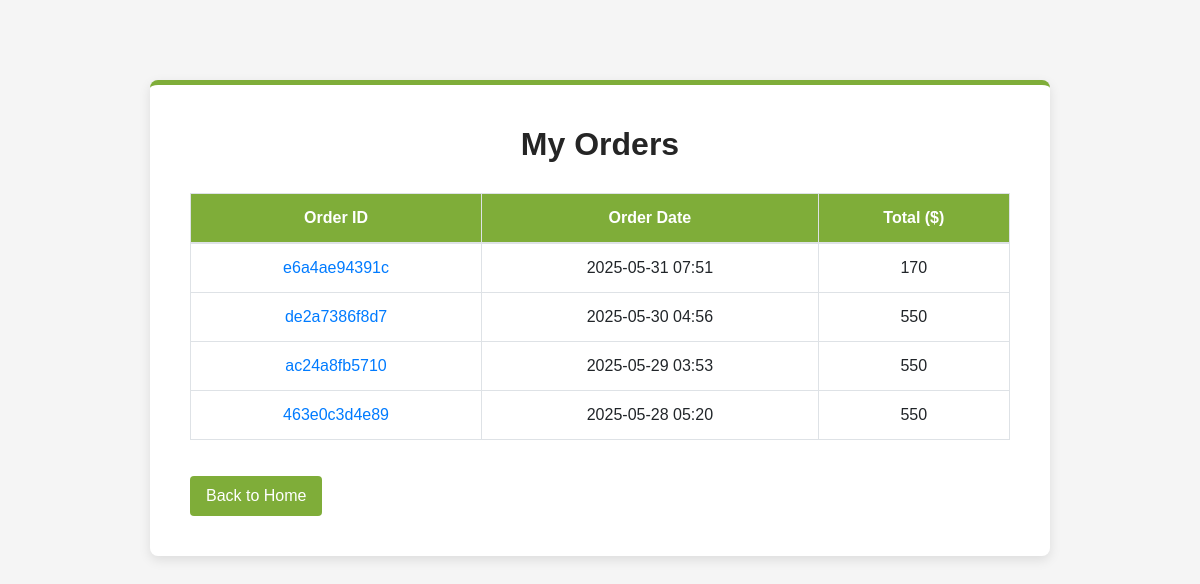
Before: /order_detail (signed in) with the older database file.
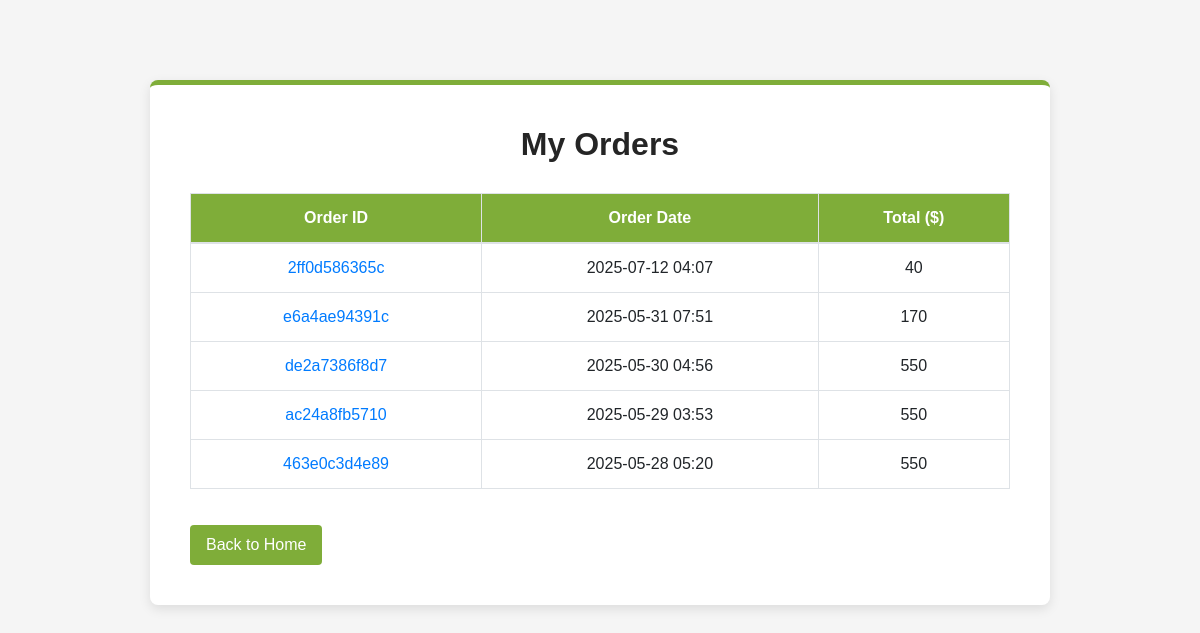
After: the same page with the newer database file.
### myapp/models.py (models this page shows)
class order(models.Model):
    user = models.ForeignKey(user, on_delete=models.CASCADE)
    address = models.ForeignKey(Billing_details, on_delete=models.CASCADE)
    product = models.ManyToManyField(cart)
    subtotal=models.IntegerField()
    total=models.IntegerField()
    order_id=models.CharField(max_length=100)
    datetime=models.DateTimeField(auto_now_add=True)

### myapp/views.py (the view)
# urls.py: path('order_detail', views.order_detail, name='order_detail'),
def order_detail(request):
    if 'username' not in request.session:
        return redirect('login')
    uid = user.objects.get(username=request.session['username'])
    orders = order.objects.filter(user=uid).order_by('-datetime')
    contaxt = {
        "orders": orders,
    }
    return render(request, 'order_list.html', contaxt)

### myapp/templates/order_list.html (shortened to what this page needs)
<!DOCTYPE html>
<html lang="en">
<head>
    <link rel="stylesheet" href="https://stackpath.bootstrapcdn.com/bootstrap/4.5.2/css/bootstrap.min.css">
</head>
<body>
<div class="orders-container">
    <h2 class="orders-title">My Orders</h2>
    <table class="table table-bordered table-hover">
        <thead>
            <tr>
                <th>Order ID</th>
                <th>Order Date</th>
                <th>Total ($)</th>
            </tr>
        </thead>
        <tbody>
            {% for order in orders %}
            <tr>
                <td><a href="{% url 'single_orders' order.id %}">{{order.order_id}}</a></td>
                <td>{{order.datetime|date:"Y-m-d H:i"}}</td>
                <td>{{order.total}}</td>
            </tr>
            {% empty %}
            <tr>
                <td colspan="3">No orders found.</td>
            </tr>
            {% endfor %}
        </tbody>
    </table>
    <a href="{% url 'index' %}" class="btn btn-back">Back to Home</a>
</div>
</body>
</html>

Changed rows visible on the page:
added order: order_id "2ff0d586365c", datetime "2025-07-12 04:07", total "40"
